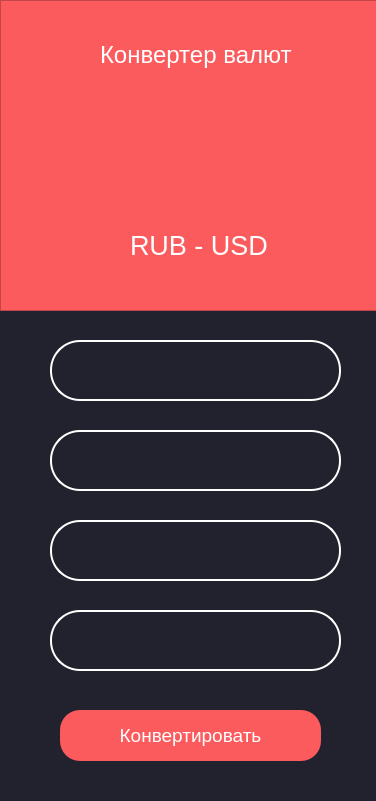
<?xml version="1.0" encoding="UTF-8"?>
<ui version="4.0">
 <class>MainWindow</class>
 <widget class="QMainWindow" name="MainWindow">
  <property name="geometry">
   <rect>
    <x>0</x>
    <y>0</y>
    <width>376</width>
    <height>801</height>
   </rect>
  </property>
  <property name="windowTitle">
   <string>MainWindow</string>
  </property>
  <widget class="QWidget" name="centralwidget">
   <property name="enabled">
    <bool>true</bool>
   </property>
   <property name="styleSheet">
    <string notr="true">background-color:#22222e</string>
   </property>
   <widget class="QFrame" name="frame">
    <property name="geometry">
     <rect>
      <x>0</x>
      <y>0</y>
      <width>381</width>
      <height>311</height>
     </rect>
    </property>
    <property name="styleSheet">
     <string notr="true">background-color:#fb5b5d</string>
    </property>
    <property name="frameShape">
     <enum>QFrame::StyledPanel</enum>
    </property>
    <property name="frameShadow">
     <enum>QFrame::Raised</enum>
    </property>
    <widget class="QLabel" name="label">
     <property name="geometry">
      <rect>
       <x>100</x>
       <y>40</y>
       <width>203</width>
       <height>29</height>
      </rect>
     </property>
     <property name="font">
      <font>
       <family>Microsoft Sans Serif</family>
       <pointsize>18</pointsize>
       <weight>50</weight>
       <bold>false</bold>
      </font>
     </property>
     <property name="styleSheet">
      <string notr="true">color:white</string>
     </property>
     <property name="text">
      <string>Конвертер валют</string>
     </property>
    </widget>
    <widget class="QLabel" name="label_2">
     <property name="enabled">
      <bool>true</bool>
     </property>
     <property name="geometry">
      <rect>
       <x>110</x>
       <y>90</y>
       <width>151</width>
       <height>121</height>
      </rect>
     </property>
     <property name="minimumSize">
      <size>
       <width>0</width>
       <height>0</height>
      </size>
     </property>
     <property name="text">
      <string/>
     </property>
     <property name="pixmap">
      <pixmap>pngwing.com.png</pixmap>
     </property>
     <property name="scaledContents">
      <bool>true</bool>
     </property>
    </widget>
    <widget class="QLabel" name="label_3">
     <property name="geometry">
      <rect>
       <x>130</x>
       <y>220</y>
       <width>151</width>
       <height>51</height>
      </rect>
     </property>
     <property name="font">
      <font>
       <family>Microsoft Sans Serif</family>
       <pointsize>20</pointsize>
      </font>
     </property>
     <property name="styleSheet">
      <string notr="true">color:white</string>
     </property>
     <property name="text">
      <string>RUB - USD</string>
     </property>
    </widget>
   </widget>
   <widget class="QLineEdit" name="input_valute_from">
    <property name="geometry">
     <rect>
      <x>50</x>
      <y>340</y>
      <width>291</width>
      <height>61</height>
     </rect>
    </property>
    <property name="font">
     <font>
      <family>Microsoft Sans Serif</family>
      <pointsize>14</pointsize>
     </font>
    </property>
    <property name="styleSheet">
     <string notr="true">background-color:#22222e;
border:2px solid white;
border-radius:30;
color:white;</string>
    </property>
    <property name="text">
     <string/>
    </property>
    <property name="alignment">
     <set>Qt::AlignCenter</set>
    </property>
   </widget>
   <widget class="QLineEdit" name="input_money">
    <property name="geometry">
     <rect>
      <x>50</x>
      <y>430</y>
      <width>291</width>
      <height>61</height>
     </rect>
    </property>
    <property name="font">
     <font>
      <family>Microsoft Sans Serif</family>
      <pointsize>14</pointsize>
     </font>
    </property>
    <property name="styleSheet">
     <string notr="true">background-color:#22222e;
border:2px solid white;
border-radius:30;
color:white;</string>
    </property>
    <property name="text">
     <string/>
    </property>
    <property name="alignment">
     <set>Qt::AlignCenter</set>
    </property>
   </widget>
   <widget class="QLineEdit" name="input_valute_to">
    <property name="geometry">
     <rect>
      <x>50</x>
      <y>520</y>
      <width>291</width>
      <height>61</height>
     </rect>
    </property>
    <property name="font">
     <font>
      <family>Microsoft Sans Serif</family>
      <pointsize>14</pointsize>
     </font>
    </property>
    <property name="styleSheet">
     <string notr="true">background-color:#22222e;
border:2px solid white;
border-radius:30;
color:white;</string>
    </property>
    <property name="text">
     <string/>
    </property>
    <property name="alignment">
     <set>Qt::AlignCenter</set>
    </property>
   </widget>
   <widget class="QLineEdit" name="result">
    <property name="geometry">
     <rect>
      <x>50</x>
      <y>610</y>
      <width>291</width>
      <height>61</height>
     </rect>
    </property>
    <property name="font">
     <font>
      <family>Microsoft Sans Serif</family>
      <pointsize>14</pointsize>
     </font>
    </property>
    <property name="styleSheet">
     <string notr="true">background-color:#22222e;
border:2px solid white;
border-radius:30;
color:white;</string>
    </property>
    <property name="text">
     <string/>
    </property>
    <property name="alignment">
     <set>Qt::AlignCenter</set>
    </property>
   </widget>
   <widget class="QPushButton" name="pushButton">
    <property name="geometry">
     <rect>
      <x>60</x>
      <y>710</y>
      <width>261</width>
      <height>51</height>
     </rect>
    </property>
    <property name="font">
     <font>
      <family>Microsoft Sans Serif</family>
      <pointsize>14</pointsize>
     </font>
    </property>
    <property name="styleSheet">
     <string notr="true">QPushButton {
	color: white;
    background-color: #fb5b5d;
    border-radius:20;
}

QPushButton:pressed{
	background-color: #f24244
}
</string>
    </property>
    <property name="text">
     <string>Конвертировать</string>
    </property>
   </widget>
  </widget>
 </widget>
 <resources/>
 <connections/>
</ui>
